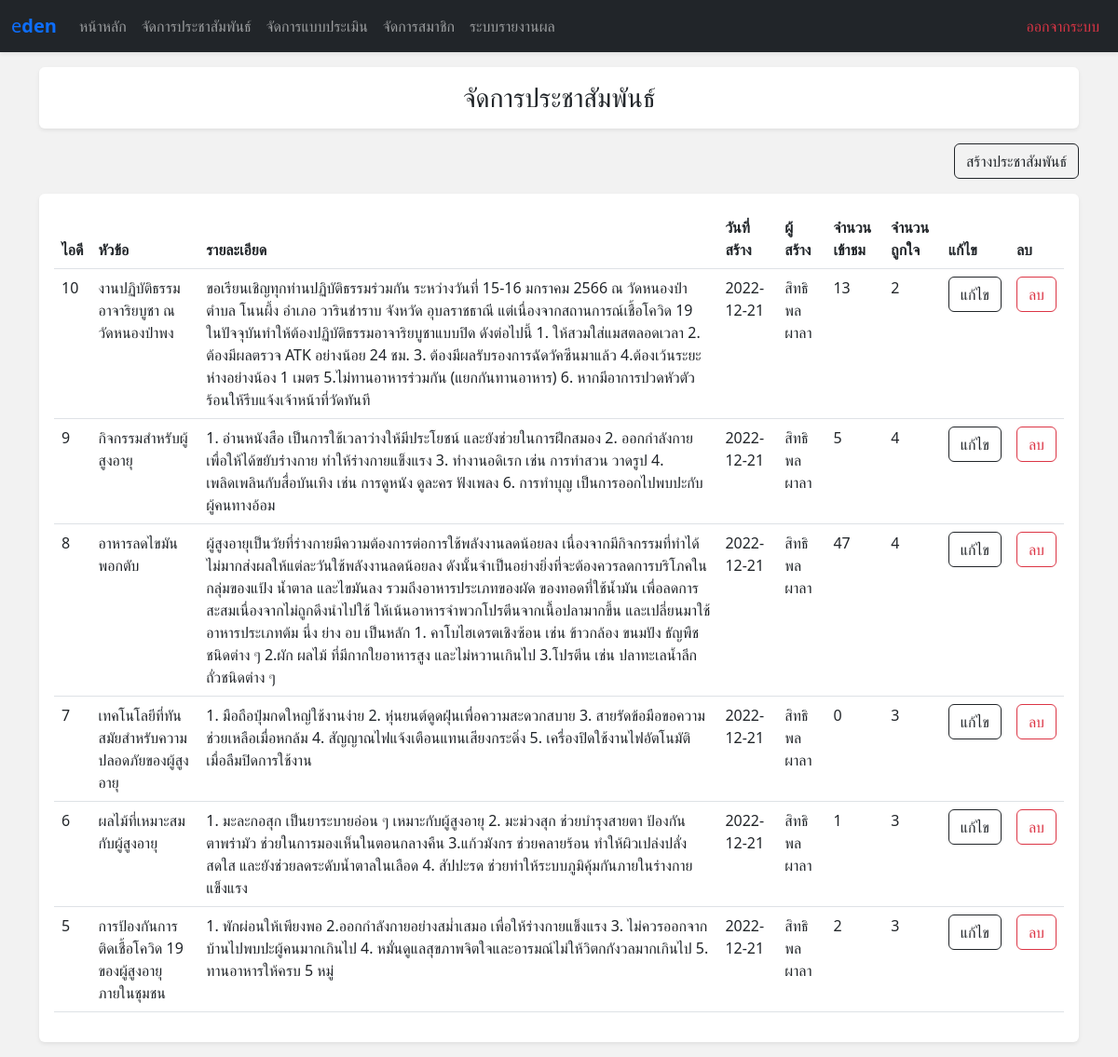
Page /admin/ (signed in) on the earlier database version.
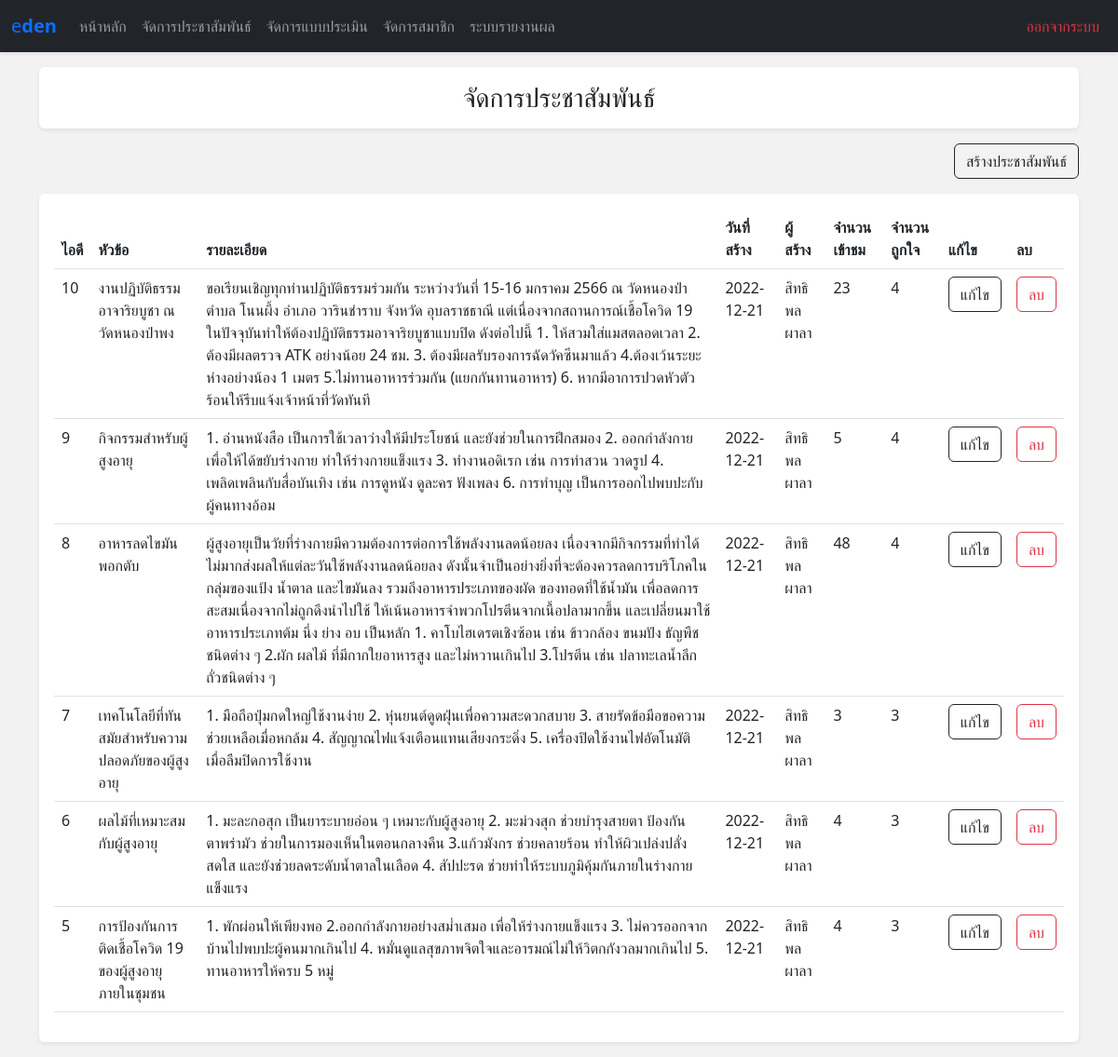
Same page on the later database version.
### tables this page shows
CREATE TABLE `news` (
  `new_id` int(5) NOT NULL,
  `new_name` varchar(200) NOT NULL,
  `new_detail` text NOT NULL,
  `new_date` date NOT NULL,
  `mem_id` int(5) NOT NULL,
  `new_view` int(10) NOT NULL,
  `new_img` varchar(100) NOT NULL
);

CREATE TABLE `member` (
  `mem_id` int(5) NOT NULL,
  `mem_name` varchar(200) NOT NULL,
  `mem_address` varchar(200) NOT NULL,
  `mem_date` date NOT NULL,
  `mem_email` varchar(100) NOT NULL,
  `mem_tel` varchar(20) NOT NULL,
  `mem_username` varchar(50) NOT NULL,
  `mem_password` varchar(50) NOT NULL,
  `mem_view` int(5) NOT NULL,
  `mem_status` varchar(10) NOT NULL,
  `mem_regis_date` date NOT NULL
);

### modules/getParams.php (called while the page is built, shortened)
<?php
function fetch($result){
    return mysqli_fetch_assoc($result);
}

### com/admin-news/ShowNews.php (the view, shortened to what this page needs)
<?php
$allNews=$db->query("SELECT * FROM news ORDER BY new_id DESC");
?>
<div class="bg-white rounded shadow-sm p-3 my-3" style="overflow-x:scroll;">
    <table class="table table-hover">
        <thead>
            <th>ไอดี</th>
            <th>หัวข้อ</th>
            <th>รายละเอียด</th>
            <th>วันที่สร้าง</th>
            <th>ผู้สร้าง</th>
            <th>จำนวนเข้าชม</th>
            <th>จำนวนถูกใจ</th>
            <th>แก้ไข</th>
            <th>ลบ</th>
        </thead>
        <tbody>
            <?php while($news = fetch($allNews)):
                $mem_create=fetch($db->query("SELECT * FROM member WHERE mem_id = " . $news['mem_id'])); ?>
                <tr>
                    <td><?php echo $news['new_id']; ?></td>
                    <td><?php echo $news['new_name']; ?></td>
                    <td><?php echo $news['new_detail']; ?></td>
                    <td><?php echo $news['new_date']; ?></td>
                    <td><?php echo $mem_create['mem_name'] ?? 'ไม่พบผู้ใช้'; ?></td>
                    <td><?php echo $news['new_view']; ?></td>
                    <td><?php echo $db->query("SELECT * FROM news_like WHERE new_id = " . $news['new_id'])->num_rows ?? 0; ?></td>
                    <td>
                        <a href="?new_id=<?php echo $news['new_id']; ?>" class="btn btn-outline-dark">แก้ไข</a>
                    </td>
                    <td>
                        <form method="post">
                            <button name="deleteNew" class="btn btn-outline-danger">ลบ</button>
                        </form>
                    </td>
                </tr>
            <?php endwhile;?>
        </tbody>
    </table>
</div>

Differences in the rows shown:
changed news "งานปฏิบัติธรรมอาจาริยบูชา ณ วัดหนองป่าพง": new_view "13" → "23"; num_rows "2" → "4"
changed news "อาหารลดไขมันพอกตับ": new_view "47" → "48"
changed news "เทคโนโลยีที่ทันสมัยสำหรับความปลอดภัยของผู้สูงอายุ": new_view "0" → "3"
changed news "ผลไม้ที่เหมาะสมกับผู้สูงอายุ": new_view "1" → "4"
changed news "การป้องกันการติดเชื้อโควิด 19 ของผู้สูงอายุภายในชุมชน": new_view "2" → "4"
